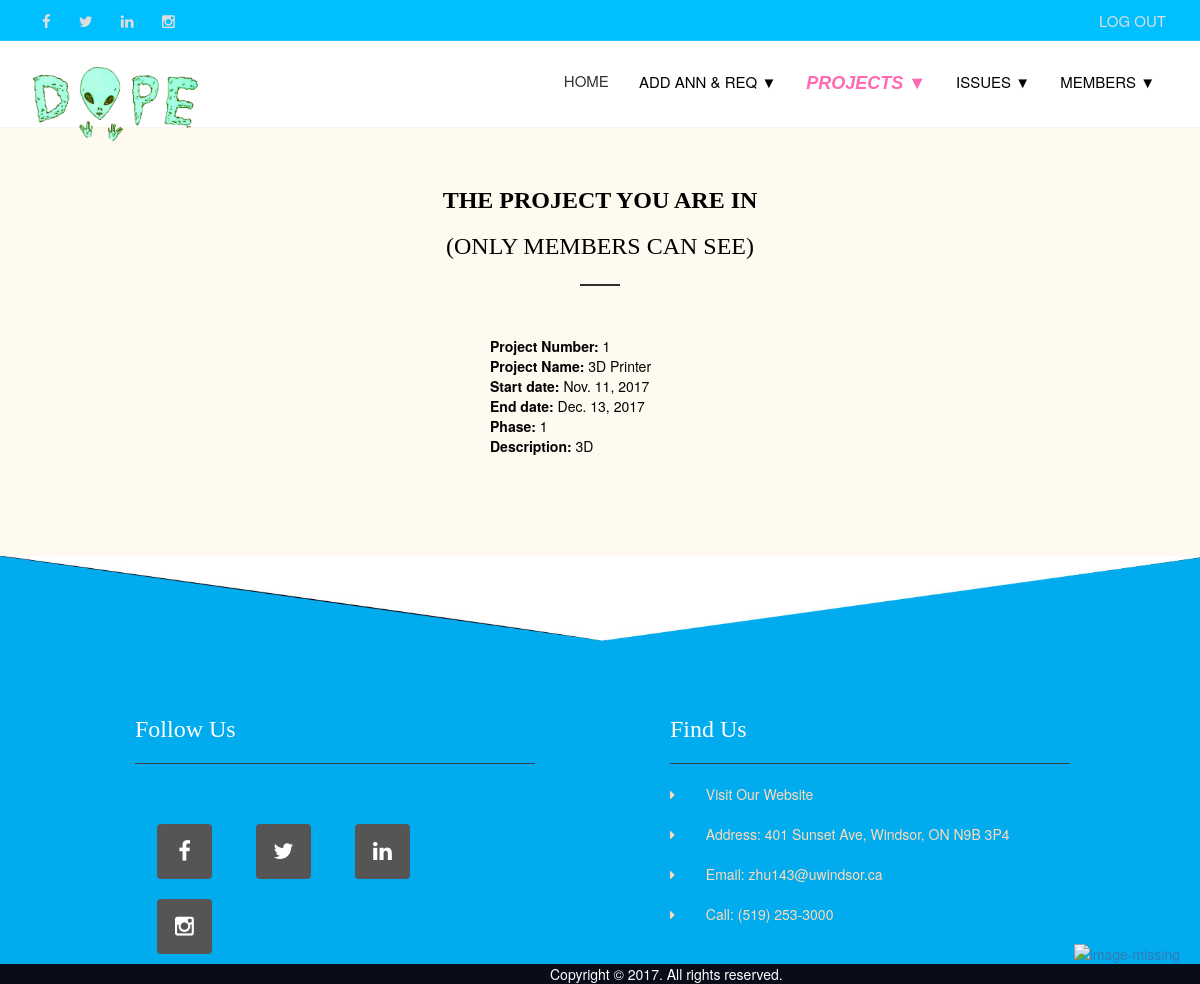
Page /myapp/projects_list/ (signed in) on the earlier database version.
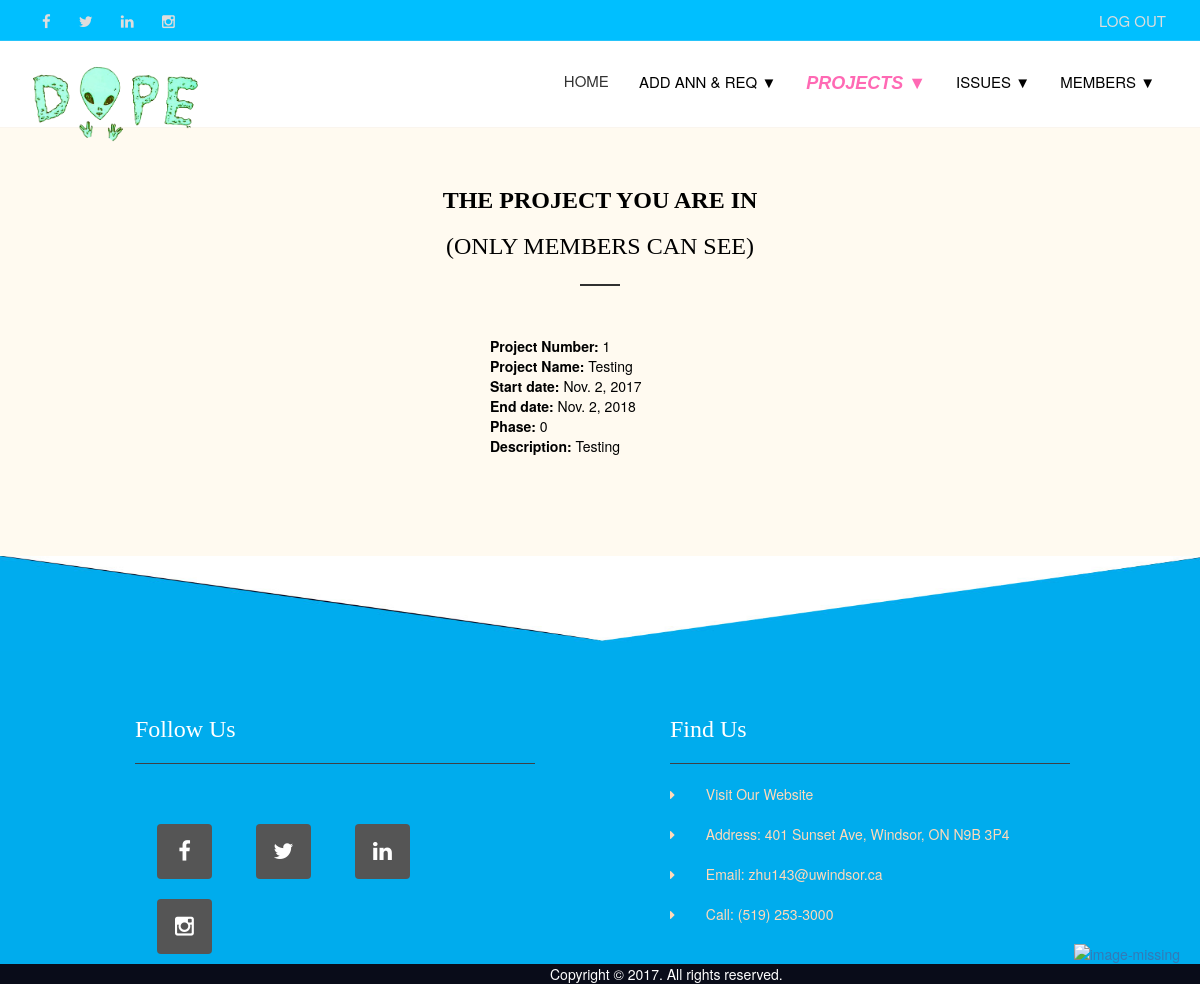
Same page on the later database version.
### myapp/models.py (models this page shows, shortened)
class Project(models.Model):
    project_no = models.IntegerField(primary_key=True)
    members = models.ManyToManyField(Member,blank=True)
    name = models.CharField(max_length=50)
    leader = models.CharField(max_length=50)
    start_date = models.DateField()
    end_date = models.DateField()
    Communication = 0
    Planning = 1
    Modeling = 2
    Construction = 3
    Deployment = 4
    phase_choice = (
        (0, 'Communication'),
        (1, 'Planning'),
        (2, 'Modeling'),
        (3, 'Construction'),
        (4, 'Deploylment')
    )
    phase = models.IntegerField(default=0, choices=phase_choice)
    description = models.CharField(max_length=100000)

### myapp/views.py (the view)
def Project_list(request):
    if Member.objects.filter(email=request.user.email).exists():
        member = Member.objects.filter(email=request.user.email)
        Project_list = Project.objects.filter(members=member)
    else:
        Project_list = Project.objects.all()
    return render(request, 'management/projects_list.html', {'Project_list': Project_list})

### myapp/templates/management/projects_list.html (shortened to what this page needs)
{% extends 'management/base1.html' %}
{% block body_block %}
    <head>
    </head>
    <section class="contact_page">
        <div class="container">
            <div class="row">
                <div class="col-sm-6 col-sm-offset-3 m-t-50">
                    <h1 class="underline heading"><b>THE PROJECT YOU ARE IN</b><br>(ONLY MEMBERS CAN SEE)</h1>
                </div>
            </div>
        </div>
    </section>
    <div class="container">
        <div class="container1">
            <ul>
            {% if Project_list %}
                {% for projects in Project_list %}
                    <div class="container2" color='red'>
                        <div style=" width: 400px; margin-left: 240px;">
                            <li><b>Project Number: </b>{{ projects.project_no }}  </li>
                            <li><b>Project Name: </b>{{ projects.name }}</li>
                            <li><b>Start date: </b>{{ projects.start_date }}</li>
                            <li><b>End date: </b>{{ projects.end_date }}</li>
                            <li><b>Phase: </b>{{ projects.phase }}</li>
                            <li><b>Description: </b>{{ projects.description }}</li>
                        </div>
                    </div>
                {% endfor %}
            {% else %}
                <br><div style="font-size: larger;text-align: center">You do not have any projects yet!</div>
            {% endif %}
            </ul>
        </div>
    </div>
{% endblock %}

Differences in the rows shown:
changed Project id 1: name "3D Printer" → "Testing"; start_date "Nov. 11, 2017" → "Nov. 2, 2017"; end_date "Dec. 13, 2017" → "Nov. 2, 2018"; phase "1" → "0"; description "3D" → "Testing"
